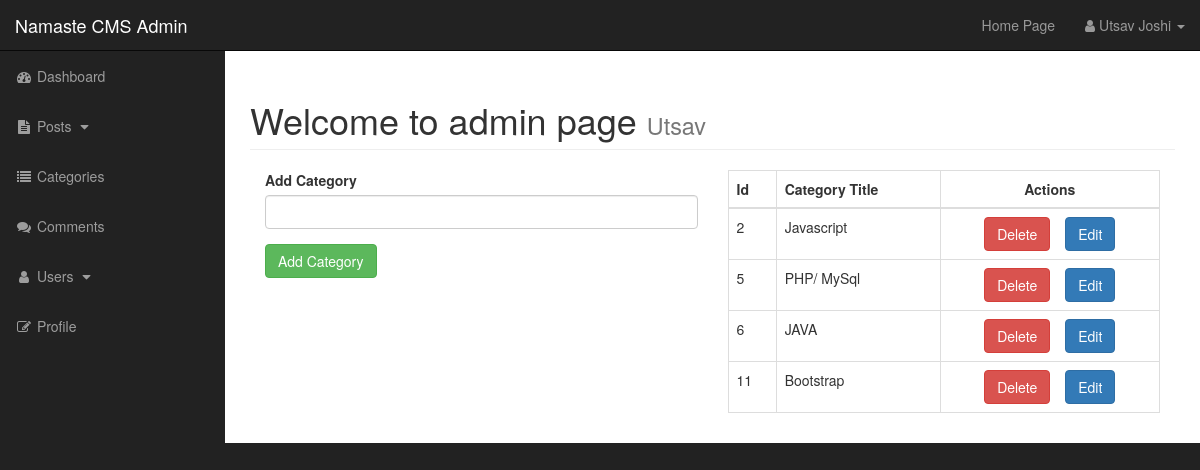
Screenshot of /admin/categories.php (signed in) with the database file from the repository.
### tables this page shows
CREATE TABLE `categories` (
  `cat_id` int(3) NOT NULL,
  `cat_title` varchar(255) NOT NULL
);

### admin/includes/admin_functions.php (the view, shortened to what this page needs)
<?php
    function find_all_categories(){
        global $connection;
        $query = "SELECT * FROM categories";
        $select_categories_sidebar = mysqli_query($connection, $query);
        while($row = mysqli_fetch_assoc($select_categories_sidebar)){
            $cat_id = $row['cat_id'];
            $cat_title = $row['cat_title'];
            echo "<tr>";
            echo "<td>{$cat_id}</td>";
            echo "<td>{$cat_title}</td>";
            echo "<td style='text-align: center;'><a href='categories.php?delete={$cat_id}' class='btn btn-danger'>Delete</a><a style='margin-left: 15px;' href='categories.php?edit={$cat_id}' class='btn btn-primary'>Edit</a></td>";
            echo "</tr>";
        }
    }
?>

### admin/css/sb-admin.css (style rules this page uses)
body { margin-top: 100px; background-color: #222; }
@media (min-width:768px) { body { margin-top: 50px; } }

### rows the page displays
categories: cat_id "2", cat_title "Javascript"
categories: cat_id "5", cat_title "PHP/ MySql"
categories: cat_id "6", cat_title "JAVA"
categories: cat_id "11", cat_title "Bootstrap"

### other values shown
substr((string)$_SESSION['user_firstname'], 0, 1) "U"
substr((string)$_SESSION['user_lastname'], 0, 1) "J"
